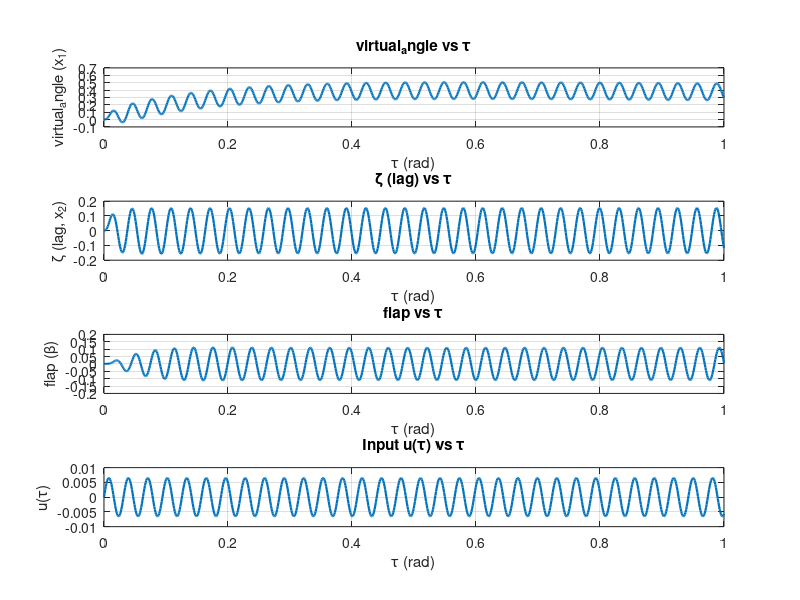
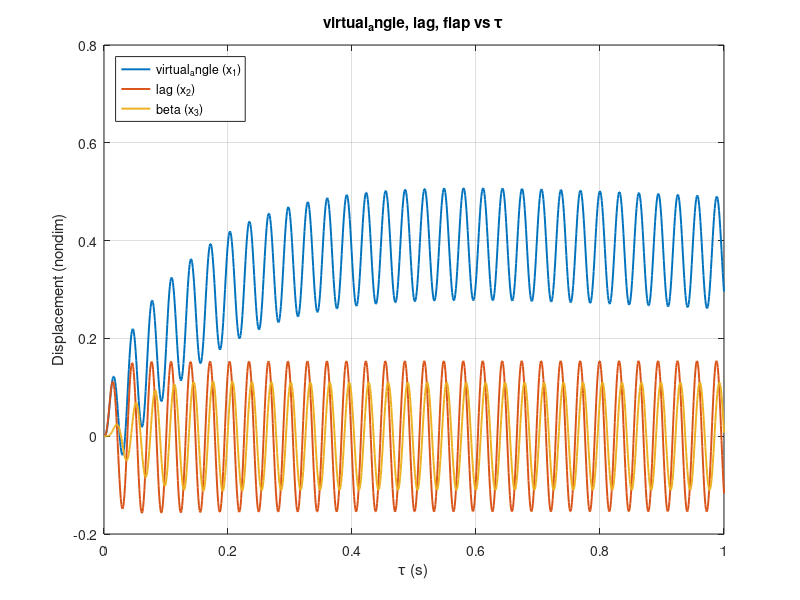

Recreate these plots in MATLAB, in order.
%5cm

% plot_lag_beta_pitch_vs_tau.m
% Simulate the 3-DOF rotor example (lag, flap(beta), pitch) and plot
% lag, beta, pitch vs tau (time variable named tau).
% Uses the same example matrices as the demo script. Replace M,C,K,B with
% your exact matrices if you have them.

clear; close all; clc;

%% Parameters (example / from screenshots)
e      = 0.09;        % hinge eccentricity
l      = 0.607;
X_Ih   = 0.147;
gamma  = 1.56;
c_zeta = 0.0751;
c_beta = 0.0381;
cd0    = 0.06;
a_lift = 6.28;
theta0 = deg2rad(9);
k_drive = 9e-5;
c_drive = 9e-2;
k = 0.426;
sigmma=0.0746;


K_e=0.0025;
R_ohm=1.4;
I_beta=1.8*10^(-7);
phi34=a_lift*sigmma/12*(sqrt(1+24*theta0/a_lift/sigmma)-1);
zeta0=1/8*(l/e)*(1-4*e/3)*gamma*(theta0*phi34-phi34^2+cd0/a_lift);
u= a_lift*sigmma/(2*I_beta*gamma*40000)*K_e/R_ohm;
disp(zeta0);

beta0=1/8*(1/(1+e/l))*(1-4*e/3)*gamma*(theta0-phi34-cd0/a_lift*phi34);
%% Example M, C, K, B (replace with exact derived expressions if available)
M = zeros(3,3);
M(1,1) = 1 + X_Ih + 2*e/l + (e^2)/(k^2);

M(2,1) = -1 - e/l; 
M(1,2) = -1 - e/l; 
M(2,2) = 1;
M(3,3) = 1;



%C matrix

A = 2*cd0/a_lift + theta0*phi34;                 % (2*c_d0/a + θ0 φ3/4)
B = 1 - (4/3)*e;                             % (1 - 4/3 e)
C1 = 1 - (8/3)*e + 2*e^2;                      % (1 - 8/3 e + 2 e^2)
D = theta0 - 2*phi34;                         % (θ0 - 2 φ3/4)
E = 2*theta0 - (1 + cd0/a_lift)*phi34;             % (2θ0 - (1 + c_d0/a) φ3/4)

C = zeros(3,3);

% Row 1
C(1,1) =  (1/8) * gamma *A +c_drive/2;
C(1,2) = -(1/8) * gamma *A * B-2*e*zeta0/l;
C(1,3) = (1/8) * gamma * D * B-2*(1 + e/l)*beta0;

% Row 2
C(2,1) = -(1/8) * gamma *A * B+2*e*zeta0/l;
C(2,2) =  (1/8) * gamma *A * C1+c_zeta;
C(2,3) = -(1/8) * gamma *D * C1+2*beta0;

% Row 3
C(3,1) = -(1/8) * gamma *E * B+2*(1 + e/l)*beta0;
C(3,2) =  (1/8) * gamma *E * C1-2*beta0;
C(3,3) = (1/8) * gamma *(1 + cd0/a_lift) * C1+c_beta;
C=C*200

K = zeros(3,3);
K(1,1) = k_drive/2; K(1,2) = (gamma/8)*phi34; K(1,3) = 0;
K(2,1) = 0; K(2,2) = e/l-(gamma/8)*phi34*(1-4*e/3); K(2,3) = 0;
K(3,1) = 0; K(3,2) = (gamma/8)*(4*e/3-1); K(3,3) = 1+e/l;
K=K*40000;


B = [ gamma / (a_lift*0.0746); 0; 0 ];
B=B*40000;

%% Convert to first-order system: M x'' + C x' + K x = B u(t)
Minv = inv(M);
A = [ zeros(3), eye(3);
     -Minv*K,  -Minv*C ];
Bfull = [ zeros(3,1); Minv*B ];

%% Define input u(t) = tau_time_profile(tau)
% Choose the torque/time-profile you want. Examples below:
%tau_step = 1.0;               % constant torque amplitude for step
% Option 1: unit step (tau = constant)
%u_fun = @(tau) tau_step;

% Option 2: uncomment for a sinusoidal torque: tau(t) = 0.5*sin(10*t)
 u_fun = @(tau) u*0.175*sin(200*tau);

% Option 3: uncomment for a ramp torque: tau(t) = 0.5 * (tau/MaxTime)
% MaxTime = 2; u_fun = @(tau) 0.5 * (tau/MaxTime);

%% Simulation time (tau)
tau0 = 0;
tau_end = 1.0;       % seconds (rename of time variable to tau)
npts = 1000;
tau = linspace(tau0, tau_end, npts);

%% Integrate with ode45
y0 = zeros(6,1);
odefun = @(t,y) A*y + Bfull * u_fun(t);

opts = odeset('RelTol',1e-6,'AbsTol',1e-9);
[tt, yy] = ode45(odefun, tau, y0, opts);

% rename time vector to tau_out to match user notation


% extract generalized coordinates:
tau_out = tt
virtual_angle   = yy(:,1);   % x1 (lag)
lag  = yy(:,2);   % x2 (flap / beta)
flap = yy(:,3);   % x3 (pitch)
u_vals = arrayfun(u_fun, tau_out);


%% Plot lag, beta, pitch vs tau (4 subplots)
figure('Color','w','Units','normalized','Position',[0.1 0.1 0.7 0.7]);

subplot(4,1,1);
plot(tau_out, virtual_angle, 'LineWidth', 1.6);
xlabel('\tau (rad)'); ylabel('virtual_angle (x_1)');
title('virtual_angle vs \tau');
grid on;

subplot(4,1,2);
plot(tau_out, lag, 'LineWidth', 1.6);
xlabel('\tau (rad)'); ylabel('ζ (lag, x_2)');
title('ζ (lag) vs \tau');
grid on;

subplot(4,1,3);
plot(tau_out, flap, 'LineWidth', 1.6);
xlabel('\tau (rad)'); ylabel('flap (β)');
title('flap vs \tau');
grid on;

subplot(4,1,4);
plot(tau_out, u_vals, 'LineWidth', 1.6);
xlabel('\tau (rad)'); ylabel('u(\tau)');
title('Input u(\tau) vs \tau');
grid on;
% Optional: single-plot overlay (comment/uncomment as desired)
figure('Color','w','Position',[200 200 700 450]);
plot(tau_out, virtual_angle,'LineWidth',1.4); hold on;
plot(tau_out, lag,'LineWidth',1.4);
plot(tau_out, flap,'LineWidth',1.4);
xlabel('\tau (s)'); ylabel('Displacement (nondim)');
legend('virtual_angle (x_1)','lag (x_2)','beta (x_3)','Location','northwest');
title('virtual_angle, lag, flap vs \tau');
grid on;


% End of script
